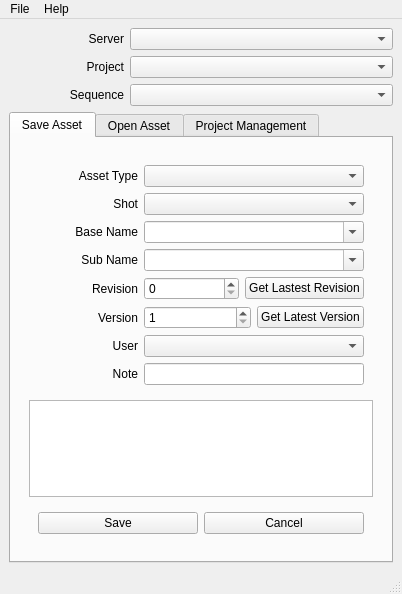
<?xml version="1.0" encoding="UTF-8"?>
<ui version="4.0">
 <class>MainWindow</class>
 <widget class="QMainWindow" name="MainWindow">
  <property name="windowModality">
   <enum>Qt::ApplicationModal</enum>
  </property>
  <property name="geometry">
   <rect>
    <x>0</x>
    <y>0</y>
    <width>388</width>
    <height>594</height>
   </rect>
  </property>
  <property name="sizePolicy">
   <sizepolicy hsizetype="Expanding" vsizetype="Expanding">
    <horstretch>1</horstretch>
    <verstretch>1</verstretch>
   </sizepolicy>
  </property>
  <property name="windowTitle">
   <string>oyProjectManager</string>
  </property>
  <widget class="QWidget" name="centralwidget">
   <property name="sizePolicy">
    <sizepolicy hsizetype="Expanding" vsizetype="Expanding">
     <horstretch>1</horstretch>
     <verstretch>1</verstretch>
    </sizepolicy>
   </property>
   <layout class="QVBoxLayout" name="verticalLayout">
    <item>
     <layout class="QVBoxLayout" name="main_verticalLayout" stretch="0,1">
      <item>
       <layout class="QGridLayout" name="main_gridLayout" columnminimumwidth="115,0">
        <item row="0" column="0">
         <widget class="QLabel" name="server_label">
          <property name="text">
           <string>Server</string>
          </property>
          <property name="alignment">
           <set>Qt::AlignRight|Qt::AlignTrailing|Qt::AlignVCenter</set>
          </property>
          <property name="buddy">
           <cstring>server_comboBox</cstring>
          </property>
         </widget>
        </item>
        <item row="0" column="1">
         <widget class="QComboBox" name="server_comboBox">
          <property name="sizePolicy">
           <sizepolicy hsizetype="Expanding" vsizetype="Fixed">
            <horstretch>0</horstretch>
            <verstretch>0</verstretch>
           </sizepolicy>
          </property>
          <property name="statusTip">
           <string>Select a Server</string>
          </property>
          <property name="editable">
           <bool>false</bool>
          </property>
         </widget>
        </item>
        <item row="1" column="0">
         <widget class="QLabel" name="project_label">
          <property name="text">
           <string>Project</string>
          </property>
          <property name="alignment">
           <set>Qt::AlignRight|Qt::AlignTrailing|Qt::AlignVCenter</set>
          </property>
          <property name="buddy">
           <cstring>project_comboBox</cstring>
          </property>
         </widget>
        </item>
        <item row="1" column="1">
         <widget class="QComboBox" name="project_comboBox">
          <property name="sizePolicy">
           <sizepolicy hsizetype="Expanding" vsizetype="Fixed">
            <horstretch>0</horstretch>
            <verstretch>0</verstretch>
           </sizepolicy>
          </property>
          <property name="statusTip">
           <string>Select a Project</string>
          </property>
          <property name="editable">
           <bool>false</bool>
          </property>
         </widget>
        </item>
        <item row="2" column="0">
         <widget class="QLabel" name="sequence_label">
          <property name="text">
           <string>Sequence</string>
          </property>
          <property name="alignment">
           <set>Qt::AlignRight|Qt::AlignTrailing|Qt::AlignVCenter</set>
          </property>
          <property name="buddy">
           <cstring>sequence_comboBox</cstring>
          </property>
         </widget>
        </item>
        <item row="2" column="1">
         <widget class="QComboBox" name="sequence_comboBox">
          <property name="sizePolicy">
           <sizepolicy hsizetype="Expanding" vsizetype="Fixed">
            <horstretch>0</horstretch>
            <verstretch>0</verstretch>
           </sizepolicy>
          </property>
          <property name="statusTip">
           <string>Select a Sequence</string>
          </property>
          <property name="editable">
           <bool>false</bool>
          </property>
         </widget>
        </item>
       </layout>
      </item>
      <item>
       <widget class="QTabWidget" name="main_tabWidget">
        <property name="enabled">
         <bool>true</bool>
        </property>
        <property name="statusTip">
         <string>select a tab to save or open an asset or to manage a project</string>
        </property>
        <property name="currentIndex">
         <number>0</number>
        </property>
        <widget class="QWidget" name="saveAsset_tab">
         <property name="enabled">
          <bool>true</bool>
         </property>
         <attribute name="title">
          <string>Save Asset</string>
         </attribute>
         <layout class="QHBoxLayout" name="horizontalLayout_3">
          <item>
           <widget class="QWidget" name="saveAsest_verticalWidget" native="true">
            <layout class="QVBoxLayout" name="saveAsset_verticalLayout" stretch="0,0,0">
             <item>
              <widget class="QWidget" name="saveAsset_gridWidget" native="true">
               <property name="sizePolicy">
                <sizepolicy hsizetype="Preferred" vsizetype="Preferred">
                 <horstretch>1</horstretch>
                 <verstretch>0</verstretch>
                </sizepolicy>
               </property>
               <layout class="QGridLayout" name="saveAsset_gridLayout" columnstretch="0,1" columnminimumwidth="100,0">
                <item row="0" column="1">
                 <widget class="QComboBox" name="assetType_comboBox1">
                  <property name="sizePolicy">
                   <sizepolicy hsizetype="Preferred" vsizetype="Fixed">
                    <horstretch>0</horstretch>
                    <verstretch>1</verstretch>
                   </sizepolicy>
                  </property>
                  <property name="statusTip">
                   <string>Select an asset type</string>
                  </property>
                 </widget>
                </item>
                <item row="7" column="1">
                 <widget class="QLineEdit" name="note_lineEdit1">
                  <property name="sizePolicy">
                   <sizepolicy hsizetype="Expanding" vsizetype="Fixed">
                    <horstretch>0</horstretch>
                    <verstretch>1</verstretch>
                   </sizepolicy>
                  </property>
                  <property name="statusTip">
                   <string>it is a limited field, try to keep it brief</string>
                  </property>
                 </widget>
                </item>
                <item row="5" column="1">
                 <layout class="QHBoxLayout" name="version_horizontalLayout">
                  <item>
                   <widget class="QSpinBox" name="version_spinBox">
                    <property name="statusTip">
                     <string>it is automatically increased by 1</string>
                    </property>
                    <property name="prefix">
                     <string/>
                    </property>
                    <property name="minimum">
                     <number>1</number>
                    </property>
                    <property name="maximum">
                     <number>99999999</number>
                    </property>
                   </widget>
                  </item>
                  <item>
                   <widget class="QPushButton" name="version_pushButton">
                    <property name="statusTip">
                     <string>gets the latest version number</string>
                    </property>
                    <property name="text">
                     <string>Get Latest Version</string>
                    </property>
                   </widget>
                  </item>
                 </layout>
                </item>
                <item row="0" column="0">
                 <widget class="QLabel" name="assetType_label1">
                  <property name="sizePolicy">
                   <sizepolicy hsizetype="Preferred" vsizetype="Preferred">
                    <horstretch>0</horstretch>
                    <verstretch>1</verstretch>
                   </sizepolicy>
                  </property>
                  <property name="text">
                   <string>Asset Type</string>
                  </property>
                  <property name="alignment">
                   <set>Qt::AlignRight|Qt::AlignTrailing|Qt::AlignVCenter</set>
                  </property>
                 </widget>
                </item>
                <item row="2" column="0">
                 <widget class="QLabel" name="baseName_label1">
                  <property name="sizePolicy">
                   <sizepolicy hsizetype="Preferred" vsizetype="Preferred">
                    <horstretch>0</horstretch>
                    <verstretch>1</verstretch>
                   </sizepolicy>
                  </property>
                  <property name="text">
                   <string>Base Name</string>
                  </property>
                  <property name="alignment">
                   <set>Qt::AlignRight|Qt::AlignTrailing|Qt::AlignVCenter</set>
                  </property>
                 </widget>
                </item>
                <item row="3" column="1">
                 <widget class="QComboBox" name="subName_comboBox1">
                  <property name="enabled">
                   <bool>true</bool>
                  </property>
                  <property name="sizePolicy">
                   <sizepolicy hsizetype="Preferred" vsizetype="Fixed">
                    <horstretch>0</horstretch>
                    <verstretch>1</verstretch>
                   </sizepolicy>
                  </property>
                  <property name="statusTip">
                   <string>if the project supports SubName field, you can enter or select a subName</string>
                  </property>
                  <property name="editable">
                   <bool>true</bool>
                  </property>
                 </widget>
                </item>
                <item row="1" column="1">
                 <widget class="QComboBox" name="shot_comboBox1">
                  <property name="enabled">
                   <bool>true</bool>
                  </property>
                  <property name="sizePolicy">
                   <sizepolicy hsizetype="Preferred" vsizetype="Fixed">
                    <horstretch>0</horstretch>
                    <verstretch>1</verstretch>
                   </sizepolicy>
                  </property>
                  <property name="statusTip">
                   <string>if the type is a shot dependent type this will be activated</string>
                  </property>
                 </widget>
                </item>
                <item row="6" column="1">
                 <widget class="QComboBox" name="user_comboBox1">
                  <property name="sizePolicy">
                   <sizepolicy hsizetype="Preferred" vsizetype="Fixed">
                    <horstretch>0</horstretch>
                    <verstretch>1</verstretch>
                   </sizepolicy>
                  </property>
                  <property name="statusTip">
                   <string>select your user initials</string>
                  </property>
                 </widget>
                </item>
                <item row="6" column="0">
                 <widget class="QLabel" name="user_label1">
                  <property name="sizePolicy">
                   <sizepolicy hsizetype="Preferred" vsizetype="Preferred">
                    <horstretch>0</horstretch>
                    <verstretch>1</verstretch>
                   </sizepolicy>
                  </property>
                  <property name="text">
                   <string>User</string>
                  </property>
                  <property name="alignment">
                   <set>Qt::AlignRight|Qt::AlignTrailing|Qt::AlignVCenter</set>
                  </property>
                 </widget>
                </item>
                <item row="3" column="0">
                 <widget class="QLabel" name="subName_label1">
                  <property name="sizePolicy">
                   <sizepolicy hsizetype="Preferred" vsizetype="Preferred">
                    <horstretch>0</horstretch>
                    <verstretch>1</verstretch>
                   </sizepolicy>
                  </property>
                  <property name="text">
                   <string>Sub Name</string>
                  </property>
                  <property name="alignment">
                   <set>Qt::AlignRight|Qt::AlignTrailing|Qt::AlignVCenter</set>
                  </property>
                 </widget>
                </item>
                <item row="2" column="1">
                 <widget class="QComboBox" name="baseName_comboBox1">
                  <property name="enabled">
                   <bool>true</bool>
                  </property>
                  <property name="sizePolicy">
                   <sizepolicy hsizetype="Preferred" vsizetype="Fixed">
                    <horstretch>0</horstretch>
                    <verstretch>1</verstretch>
                   </sizepolicy>
                  </property>
                  <property name="statusTip">
                   <string>for shot independent types enter or select a baseName</string>
                  </property>
                  <property name="editable">
                   <bool>true</bool>
                  </property>
                 </widget>
                </item>
                <item row="5" column="0">
                 <widget class="QLabel" name="version_label1">
                  <property name="sizePolicy">
                   <sizepolicy hsizetype="Preferred" vsizetype="Preferred">
                    <horstretch>0</horstretch>
                    <verstretch>1</verstretch>
                   </sizepolicy>
                  </property>
                  <property name="text">
                   <string>Version</string>
                  </property>
                  <property name="alignment">
                   <set>Qt::AlignRight|Qt::AlignTrailing|Qt::AlignVCenter</set>
                  </property>
                 </widget>
                </item>
                <item row="1" column="0">
                 <widget class="QLabel" name="shot_label1">
                  <property name="sizePolicy">
                   <sizepolicy hsizetype="Preferred" vsizetype="Preferred">
                    <horstretch>0</horstretch>
                    <verstretch>1</verstretch>
                   </sizepolicy>
                  </property>
                  <property name="text">
                   <string>Shot</string>
                  </property>
                  <property name="alignment">
                   <set>Qt::AlignRight|Qt::AlignTrailing|Qt::AlignVCenter</set>
                  </property>
                 </widget>
                </item>
                <item row="7" column="0">
                 <widget class="QLabel" name="note_label1">
                  <property name="sizePolicy">
                   <sizepolicy hsizetype="Preferred" vsizetype="Preferred">
                    <horstretch>0</horstretch>
                    <verstretch>1</verstretch>
                   </sizepolicy>
                  </property>
                  <property name="text">
                   <string>Note</string>
                  </property>
                  <property name="alignment">
                   <set>Qt::AlignRight|Qt::AlignTrailing|Qt::AlignVCenter</set>
                  </property>
                 </widget>
                </item>
                <item row="4" column="0">
                 <widget class="QLabel" name="revision_label1">
                  <property name="sizePolicy">
                   <sizepolicy hsizetype="Preferred" vsizetype="Preferred">
                    <horstretch>0</horstretch>
                    <verstretch>1</verstretch>
                   </sizepolicy>
                  </property>
                  <property name="text">
                   <string>Revision</string>
                  </property>
                  <property name="alignment">
                   <set>Qt::AlignRight|Qt::AlignTrailing|Qt::AlignVCenter</set>
                  </property>
                 </widget>
                </item>
                <item row="4" column="1">
                 <layout class="QHBoxLayout" name="revision_horizontalLayout">
                  <item>
                   <widget class="QSpinBox" name="revision_spinBox">
                    <property name="statusTip">
                     <string>increase it when the asset needs a revision</string>
                    </property>
                   </widget>
                  </item>
                  <item>
                   <widget class="QPushButton" name="revision_pushButton">
                    <property name="statusTip">
                     <string>gets the latest revision number</string>
                    </property>
                    <property name="text">
                     <string>Get Lastest Revision</string>
                    </property>
                   </widget>
                  </item>
                 </layout>
                </item>
               </layout>
              </widget>
             </item>
             <item>
              <widget class="QListWidget" name="assets_listWidget1">
               <property name="sizePolicy">
                <sizepolicy hsizetype="Expanding" vsizetype="Expanding">
                 <horstretch>1</horstretch>
                 <verstretch>1</verstretch>
                </sizepolicy>
               </property>
              </widget>
             </item>
             <item>
              <widget class="QWidget" name="saveButtons_horizontalWidget" native="true">
               <property name="sizePolicy">
                <sizepolicy hsizetype="Preferred" vsizetype="Preferred">
                 <horstretch>1</horstretch>
                 <verstretch>0</verstretch>
                </sizepolicy>
               </property>
               <layout class="QHBoxLayout" name="saveCanel_horizontalLayout">
                <item>
                 <widget class="QPushButton" name="save_button">
                  <property name="sizePolicy">
                   <sizepolicy hsizetype="Expanding" vsizetype="Fixed">
                    <horstretch>0</horstretch>
                    <verstretch>0</verstretch>
                   </sizepolicy>
                  </property>
                  <property name="statusTip">
                   <string>Save asset to the server</string>
                  </property>
                  <property name="text">
                   <string>Save</string>
                  </property>
                 </widget>
                </item>
                <item>
                 <widget class="QPushButton" name="cancel_button1">
                  <property name="sizePolicy">
                   <sizepolicy hsizetype="Expanding" vsizetype="Fixed">
                    <horstretch>0</horstretch>
                    <verstretch>0</verstretch>
                   </sizepolicy>
                  </property>
                  <property name="statusTip">
                   <string>Quit without doing anything</string>
                  </property>
                  <property name="text">
                   <string>Cancel</string>
                  </property>
                 </widget>
                </item>
               </layout>
              </widget>
             </item>
            </layout>
           </widget>
          </item>
         </layout>
        </widget>
        <widget class="QWidget" name="openAsset_tab">
         <attribute name="title">
          <string>Open Asset</string>
         </attribute>
         <layout class="QHBoxLayout" name="horizontalLayout_2">
          <item>
           <widget class="QWidget" name="openAsset_verticalWidget" native="true">
            <layout class="QVBoxLayout" name="openAsset_verticalLayout" stretch="0,0,0">
             <property name="sizeConstraint">
              <enum>QLayout::SetDefaultConstraint</enum>
             </property>
             <property name="margin">
              <number>6</number>
             </property>
             <item>
              <widget class="QWidget" name="openAsset_gridWidget" native="true">
               <property name="sizePolicy">
                <sizepolicy hsizetype="Preferred" vsizetype="Preferred">
                 <horstretch>1</horstretch>
                 <verstretch>0</verstretch>
                </sizepolicy>
               </property>
               <layout class="QGridLayout" name="openAsset_gridLayout" columnstretch="0,1" columnminimumwidth="100,0">
                <item row="0" column="0">
                 <widget class="QLabel" name="assetType_label2">
                  <property name="sizePolicy">
                   <sizepolicy hsizetype="Preferred" vsizetype="Preferred">
                    <horstretch>0</horstretch>
                    <verstretch>1</verstretch>
                   </sizepolicy>
                  </property>
                  <property name="text">
                   <string>Asset Type</string>
                  </property>
                  <property name="alignment">
                   <set>Qt::AlignRight|Qt::AlignTrailing|Qt::AlignVCenter</set>
                  </property>
                 </widget>
                </item>
                <item row="0" column="1">
                 <widget class="QComboBox" name="assetType_comboBox2">
                  <property name="sizePolicy">
                   <sizepolicy hsizetype="Preferred" vsizetype="Fixed">
                    <horstretch>0</horstretch>
                    <verstretch>1</verstretch>
                   </sizepolicy>
                  </property>
                  <property name="statusTip">
                   <string>Select an asset type</string>
                  </property>
                 </widget>
                </item>
                <item row="1" column="0">
                 <widget class="QLabel" name="shot_label2">
                  <property name="sizePolicy">
                   <sizepolicy hsizetype="Preferred" vsizetype="Preferred">
                    <horstretch>0</horstretch>
                    <verstretch>1</verstretch>
                   </sizepolicy>
                  </property>
                  <property name="text">
                   <string>Shot</string>
                  </property>
                  <property name="alignment">
                   <set>Qt::AlignRight|Qt::AlignTrailing|Qt::AlignVCenter</set>
                  </property>
                 </widget>
                </item>
                <item row="1" column="1">
                 <widget class="QComboBox" name="shot_comboBox2">
                  <property name="sizePolicy">
                   <sizepolicy hsizetype="Preferred" vsizetype="Fixed">
                    <horstretch>0</horstretch>
                    <verstretch>1</verstretch>
                   </sizepolicy>
                  </property>
                  <property name="statusTip">
                   <string>if the type is a shot dependent type this will be activated</string>
                  </property>
                 </widget>
                </item>
                <item row="2" column="0">
                 <widget class="QLabel" name="baseName_label2">
                  <property name="sizePolicy">
                   <sizepolicy hsizetype="Preferred" vsizetype="Preferred">
                    <horstretch>0</horstretch>
                    <verstretch>1</verstretch>
                   </sizepolicy>
                  </property>
                  <property name="text">
                   <string>Base Name</string>
                  </property>
                  <property name="alignment">
                   <set>Qt::AlignRight|Qt::AlignTrailing|Qt::AlignVCenter</set>
                  </property>
                 </widget>
                </item>
                <item row="3" column="0">
                 <widget class="QLabel" name="subName_label2">
                  <property name="sizePolicy">
                   <sizepolicy hsizetype="Preferred" vsizetype="Preferred">
                    <horstretch>0</horstretch>
                    <verstretch>1</verstretch>
                   </sizepolicy>
                  </property>
                  <property name="text">
                   <string>Sub Name</string>
                  </property>
                  <property name="alignment">
                   <set>Qt::AlignRight|Qt::AlignTrailing|Qt::AlignVCenter</set>
                  </property>
                 </widget>
                </item>
                <item row="3" column="1">
                 <widget class="QComboBox" name="subName_comboBox2">
                  <property name="sizePolicy">
                   <sizepolicy hsizetype="Preferred" vsizetype="Fixed">
                    <horstretch>0</horstretch>
                    <verstretch>1</verstretch>
                   </sizepolicy>
                  </property>
                  <property name="statusTip">
                   <string>if the project supports SubName field, you can select a subName</string>
                  </property>
                 </widget>
                </item>
                <item row="2" column="1">
                 <widget class="QComboBox" name="baseName_comboBox2">
                  <property name="sizePolicy">
                   <sizepolicy hsizetype="Preferred" vsizetype="Fixed">
                    <horstretch>0</horstretch>
                    <verstretch>1</verstretch>
                   </sizepolicy>
                  </property>
                  <property name="statusTip">
                   <string>for shot independent types select a baseName</string>
                  </property>
                 </widget>
                </item>
               </layout>
              </widget>
             </item>
             <item>
              <widget class="QListWidget" name="assets_listWidget2">
               <property name="sizePolicy">
                <sizepolicy hsizetype="Expanding" vsizetype="Expanding">
                 <horstretch>1</horstretch>
                 <verstretch>1</verstretch>
                </sizepolicy>
               </property>
               <property name="statusTip">
                <string>all the asset for the current settings will be listed here</string>
               </property>
              </widget>
             </item>
             <item>
              <widget class="QWidget" name="openButtons_horizontalWidget" native="true">
               <property name="sizePolicy">
                <sizepolicy hsizetype="Preferred" vsizetype="Preferred">
                 <horstretch>1</horstretch>
                 <verstretch>0</verstretch>
                </sizepolicy>
               </property>
               <layout class="QHBoxLayout" name="openButtons_horizontalLayout">
                <property name="margin">
                 <number>6</number>
                </property>
                <item>
                 <widget class="QPushButton" name="open_button">
                  <property name="sizePolicy">
                   <sizepolicy hsizetype="Minimum" vsizetype="Fixed">
                    <horstretch>0</horstretch>
                    <verstretch>0</verstretch>
                   </sizepolicy>
                  </property>
                  <property name="statusTip">
                   <string>Open the selected asset</string>
                  </property>
                  <property name="text">
                   <string>Open</string>
                  </property>
                 </widget>
                </item>
                <item>
                 <widget class="QPushButton" name="reference_button">
                  <property name="sizePolicy">
                   <sizepolicy hsizetype="Minimum" vsizetype="Fixed">
                    <horstretch>0</horstretch>
                    <verstretch>0</verstretch>
                   </sizepolicy>
                  </property>
                  <property name="statusTip">
                   <string>Reference it tho the current scene (Maya only)</string>
                  </property>
                  <property name="text">
                   <string>Reference</string>
                  </property>
                 </widget>
                </item>
                <item>
                 <widget class="QPushButton" name="import_button">
                  <property name="sizePolicy">
                   <sizepolicy hsizetype="Minimum" vsizetype="Fixed">
                    <horstretch>0</horstretch>
                    <verstretch>0</verstretch>
                   </sizepolicy>
                  </property>
                  <property name="statusTip">
                   <string>Import the contents to the current scene</string>
                  </property>
                  <property name="text">
                   <string>Import</string>
                  </property>
                 </widget>
                </item>
                <item>
                 <widget class="QPushButton" name="cancel_button2">
                  <property name="statusTip">
                   <string>Quit without doing anything</string>
                  </property>
                  <property name="text">
                   <string>Cancel</string>
                  </property>
                 </widget>
                </item>
               </layout>
              </widget>
             </item>
            </layout>
           </widget>
          </item>
         </layout>
        </widget>
        <widget class="QWidget" name="projectManagement_tab">
         <attribute name="title">
          <string>Project Management</string>
         </attribute>
        </widget>
       </widget>
      </item>
     </layout>
    </item>
   </layout>
  </widget>
  <widget class="QMenuBar" name="menubar">
   <property name="geometry">
    <rect>
     <x>0</x>
     <y>0</y>
     <width>388</width>
     <height>23</height>
    </rect>
   </property>
   <property name="sizePolicy">
    <sizepolicy hsizetype="MinimumExpanding" vsizetype="Minimum">
     <horstretch>0</horstretch>
     <verstretch>0</verstretch>
    </sizepolicy>
   </property>
   <widget class="QMenu" name="menuFile">
    <property name="title">
     <string>File</string>
    </property>
    <addaction name="actionOpen_Settings"/>
    <addaction name="actionSave_Asset"/>
    <addaction name="separator"/>
    <addaction name="actionSave_Settings"/>
    <addaction name="actionExit"/>
   </widget>
   <widget class="QMenu" name="menuHelp">
    <property name="title">
     <string>Help</string>
    </property>
    <addaction name="actionAbout"/>
    <addaction name="separator"/>
   </widget>
   <addaction name="menuFile"/>
   <addaction name="menuHelp"/>
  </widget>
  <widget class="QStatusBar" name="statusbar">
   <property name="sizePolicy">
    <sizepolicy hsizetype="Expanding" vsizetype="Expanding">
     <horstretch>0</horstretch>
     <verstretch>0</verstretch>
    </sizepolicy>
   </property>
  </widget>
  <action name="actionOpen_Settings">
   <property name="text">
    <string>Open Asset</string>
   </property>
  </action>
  <action name="actionAbout">
   <property name="text">
    <string>About oyProjectManager</string>
   </property>
  </action>
  <action name="actionSave_Asset">
   <property name="text">
    <string>Save Asset</string>
   </property>
  </action>
  <action name="actionSave_Settings">
   <property name="text">
    <string>Save Settings</string>
   </property>
  </action>
  <action name="actionExit">
   <property name="text">
    <string>Quit</string>
   </property>
  </action>
 </widget>
 <resources/>
 <connections/>
</ui>
